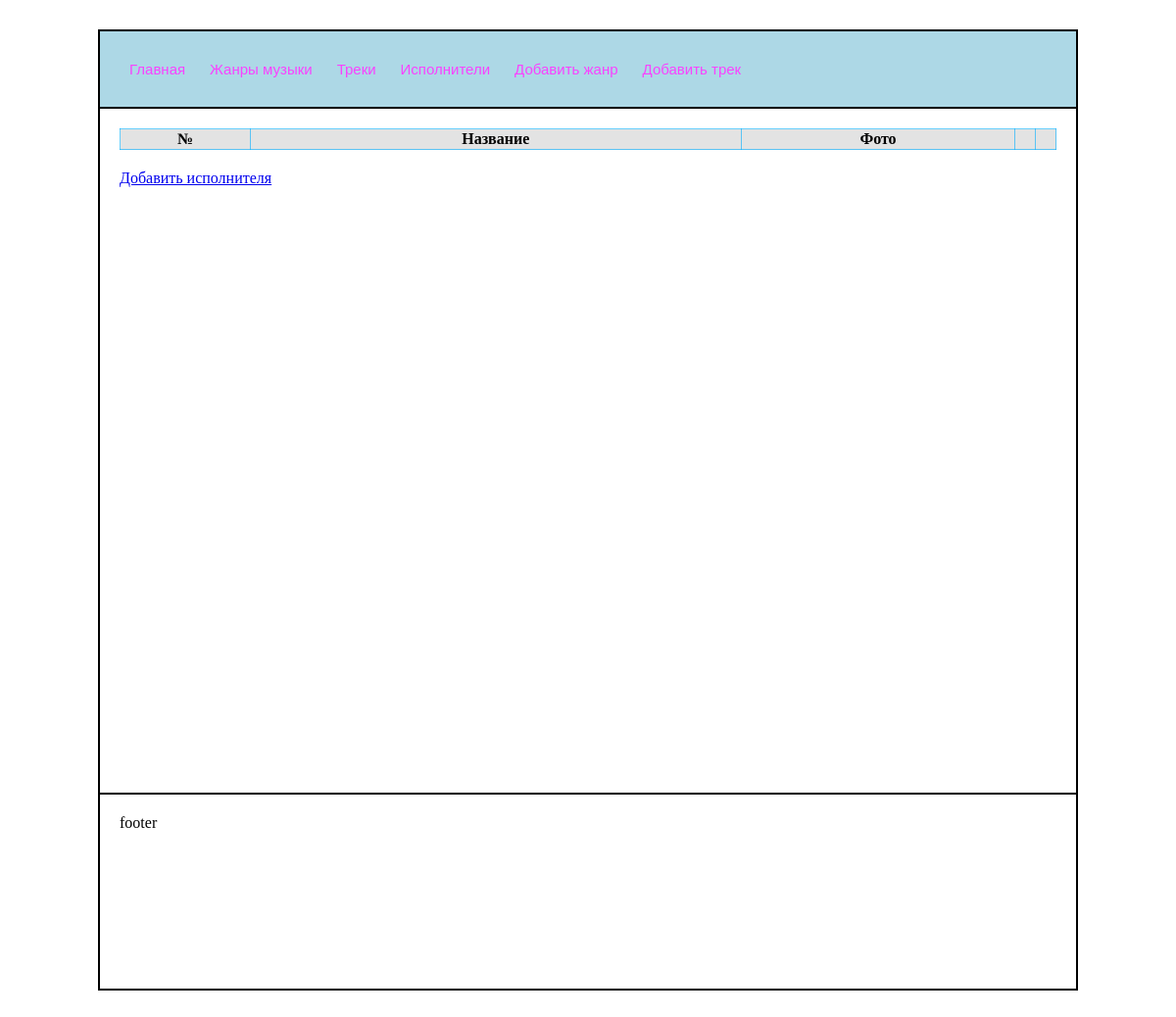
Page /artists on the earlier database version.
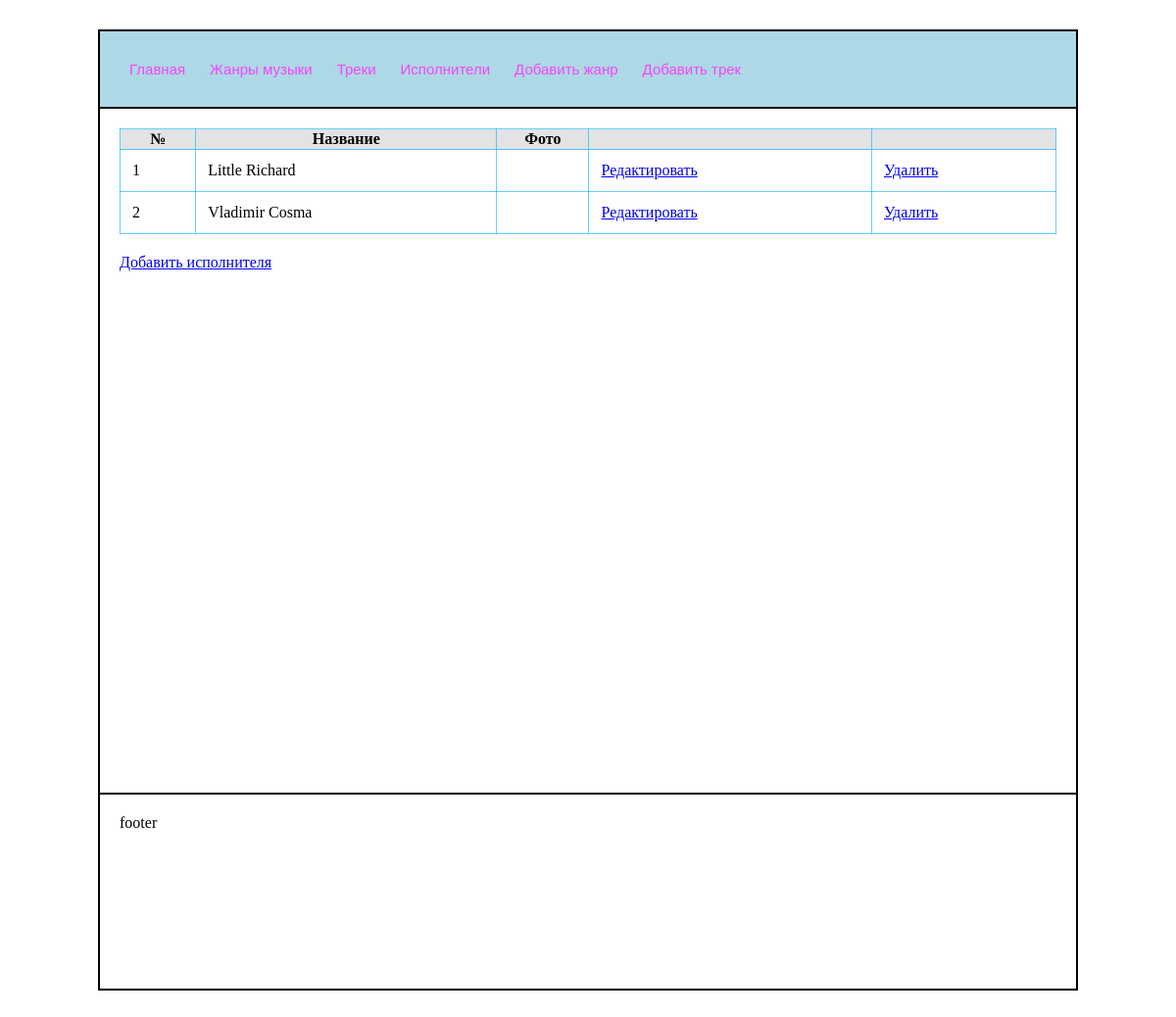
Same page on the later database version.
### main/models.py (models this page shows, shortened)
class Artist(models.Model):
    name = models.CharField(max_length=500, unique=True)
    image = models.ImageField(upload_to='artists/', null=True)

### main/views.py (the view)
# urls.py: path('artists', views.artists),
def artists(request):
    a = Artist.objects.all()
    return render(request, 'artists.html', {'artists': a})

### main/templates/artists.html (shortened to what this page needs)
{% extends "base.html" %}
{% block content %}
<table>
    <thead>
        <tr>
            <th>№</th>
            <th>Название</th>
            <th>Фото</th>
            <th></th>
            <th></th>
        </tr>
    </thead>
    <tbody>
    {% for a in artists %}
        <tr>
            <td>{{ a.id }}</td>
            <td>{{ a.name }}</td>
            <td><img class="artist_logo" src="media/{{ a.image }}" alt=""></td>
            <td><a href="/editartist/{{ a.id }}">Редактировать</a></td>
            <td><a href="/deleteartist/{{ a.id }}">Удалить</a></td>
        </tr>
    {% endfor %}
    </tbody>
</table>
<a href="/add_artist">Добавить исполнителя</a>
{% endblock content %}

### main/templates/base.html (shortened to what this page needs)
<!DOCTYPE html>
{% load static %}
<html lang="en">
<head>
    <link rel="stylesheet" href="{% static "styles.css" %}" />
</head>
<body>
    <div id="wrapper">
		<div id="header">
			<div id="menu">
				<a href="/">Главная</a>
				<a href="/genres">Жанры музыки</a>
				<a href="/tracks">Треки</a>
				<a href="/artists">Исполнители</a>
				<a href="/addgenre">Добавить жанр</a>
				<a href="/addtrack">Добавить трек</a>
			</div>
		</div>
		<div id="container">
			<div id="content" {% if not show_sidebar %}style="width: 100%;"{% endif %}>
				{% block content %}content{% endblock content %}
			</div>
		</div>
		<div id="footer">
			footer
		</div>
	</div>
</body>
</html>

### main/static/styles.css (style rules this page uses)
* { box-sizing: border-box; }
#wrapper { width: 1000px; margin: 30px auto; border: 1px solid black; }
#header { height: auto; padding: 20px; border: 1px solid black; background-color: lightblue; }
#container { display: flex; }
#content { width: 780px; height: 700px; padding: 20px; border: 1px solid black; }
#footer { height: 200px; padding: 20px; border: 1px solid black; }
#menu { display: flex; }
#menu a { margin-right: 5px; padding: 10px; font: 15px Arial; text-decoration: none; color: rgb(249, 66, 255); }
table { width: 100%; border-collapse: collapse; margin-bottom: 20px; }
table th, table td { border: 1px outset rgba(0, 174, 255, 0.6); }
table th { color: #000000; background-color: rgba(200, 200, 200, 0.5); }
table td { padding: 12px; }

Differences in the rows shown:
added Artist: id "1", name "Little Richard"
added Artist: id "2", name "Vladimir Cosma"
